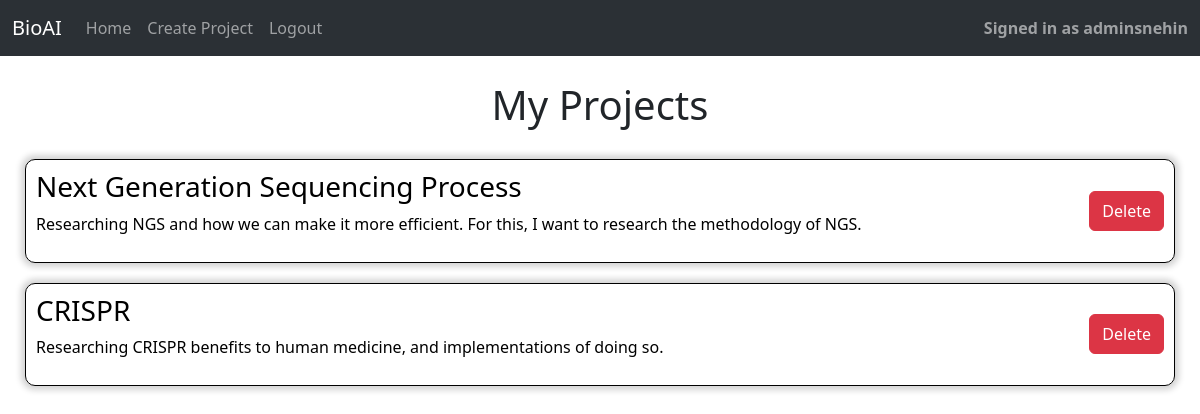
The app's page / (signed in), older data.
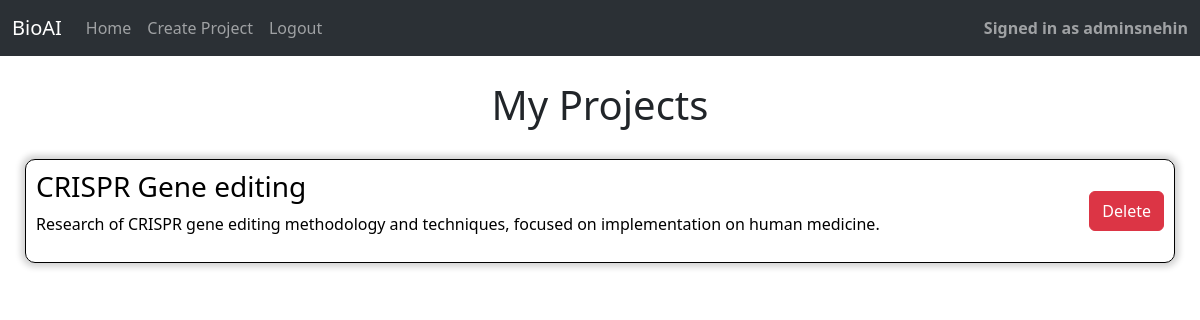
The same page, newer data.
### bioAIPrototype/models.py (models this page shows, shortened)
class User(AbstractUser):
    pass

class Project(models.Model):
    id = models.UUIDField(primary_key=True)
    user = models.ForeignKey(User, on_delete=models.CASCADE)
    topic = models.CharField()
    description = models.CharField()
    objective = models.CharField(default="none")
    AIsteps = models.JSONField()
    summary = models.CharField()

### bioAIPrototype/views.py (the view)
# urls.py: path('', views.index, name = "index"),
@csrf_exempt
def index(request):
    try:
        projects = Project.objects.filter(user = request.user)
    except:
        projects = False
    return render(request, "bioAIPrototype/index.html", {
        "projects": projects
    })

### bioAIPrototype/templates/bioAIPrototype/index.html (shortened to what this page needs)
{% extends 'bioAIPrototype/layout.html' %}
{% block body %}
{% if user.is_authenticated %}
<h1 class = "centeredTitle">My Projects</h1>
<div class = "projects">
  {% for project in projects %}
  <a class = "blackLink" href = "{% url 'project' project.id %}">
  <div class = "projectDiv">
    <div>
      <h3>{{ project.topic }}</h3>
      <p>{{ project.description }}</p>
    </div>
    <form method = "POST" class = "deleteDiv" data-id = "{{ project.id }}">
        <button type = "submit" class = "delete btn btn-danger" >Delete</button>
    </form>
 </div>
  </a>
  {% empty %}
  <strong>No projects yet...</strong>
  {% endfor %}
</div>
{% else %}
<div class = "homePage">
  <h1 class = "white-text centeredTitle large-text">Bio AI</h1>
</div>
{% endif %}
{% endblock %}

### bioAIPrototype/templates/bioAIPrototype/layout.html (shortened to what this page needs)
{% load static %}
<!DOCTYPE html>
<html lang = "en">
    <head>
        <link href="https://cdn.jsdelivr.net/npm/bootstrap@5.3.8/dist/css/bootstrap.min.css" rel="stylesheet">
        <link rel = "stylesheet" href = "{% static 'bioAIPrototype/styles.css' %}">
    </head>
    <body>
         <nav class="navbar bg-body-tertiary navbar-expand-lg background-bar", data-bs-theme = "dark">
            <div class="container-fluid">
                <a class="navbar-brand" href="{% url 'index' %}">BioAI</a>
                <div class="collapse navbar-collapse" id="navbarSupportedContent">
                    <ul class="navbar-nav me-auto mb-2 mb-lg-0">
                        <li class="nav-item">
                            <a class="nav-link" href="{% url 'index' %}">Home</a>
                        </li>
                        {% if user.is_authenticated %}
                        <li class="nav-item">
                            <a class="nav-link" href="{% url 'create' %}">Create Project</a>
                        </li>
                        <li>
                            <a class="nav-link" href="{% url 'logout' %}">Logout</a>
                        </li>
                        {% endif %}
                    </ul>
                    {% if user.is_authenticated %}
                    <span class="navbar-text right-margin">
                        <strong>Signed in as {{ user.username }}</strong>
                    </span>
                    {% endif %}
                </div>
            </div>
        </nav>
        <div class = "body">
            {% block body %}
            {% endblock %}
        </div>
    </body>
</html>

### bioAIPrototype/static/bioAIPrototype/styles.css (style rules this page uses)
.body { padding: 25px; }
.background-bar { background-color: rgba(0,0,0,0); }
.blackLink { color: black; text-decoration: none; }
.projectDiv { align-items: center; display: flex; padding: 10px; border-style: solid; flex-direction: row; border-width: 0.1px; border-radius: 10px; margin-bottom: 20px; box-shadow: 0 0 6px 4px lightgray; }
.delete { float: right; height: 40px; }
.deleteDiv { margin-left: auto; }
.projects { margin-top: 30px; justify-content: center; }
.centeredTitle { text-align: center; }

Row changes from the older to the newer data that the page shows:
removed Project: topic "Next Generation Sequencing Process", description "Researching NGS and how we can make it more efficient. For this, I want to research the methodology of NGS."
removed Project: topic "CRISPR", description "Researching CRISPR benefits to human medicine, and implementations of doing so."
added Project: topic "CRISPR Gene editing", description "Research of CRISPR gene editing methodology and techniques, focused on implementation on human medicine."
